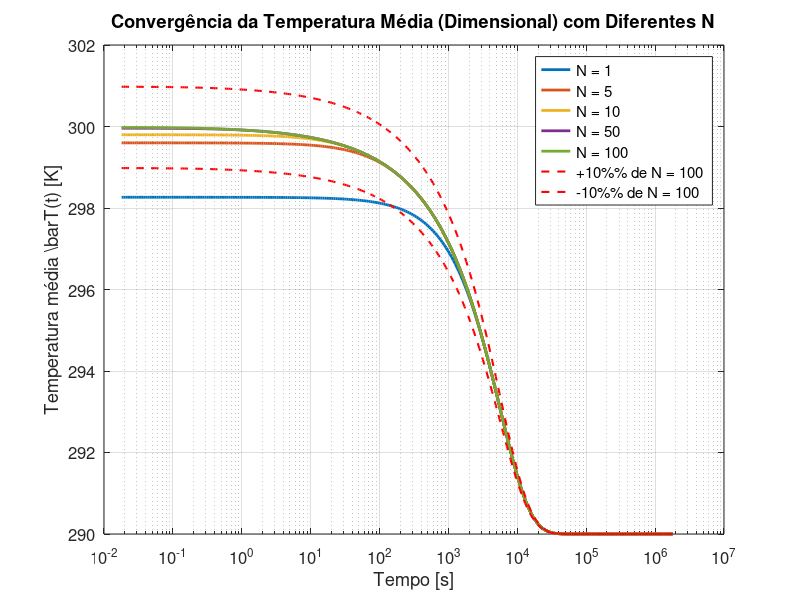

Reproduce this figure in MATLAB.
clc; clear; close all;

% ------------------ PROPRIEDADES DO MATERIAL (TIJOLO COMUM) ------------------
k = 0.72;               % condutividade térmica [W/m·K]
rho = 1920;             % densidade [kg/m³]
cp = 835;               % calor específico [J/kg·K]
L = 0.09;               % espessura da parede [m]
alpha = k / (rho * cp); % difusividade térmica [m²/s]

% ------------------ CONDIÇÕES DE CONTORNO - CONVECÇÃO NATURAL ------------------
h = 3.0357;             % coeficiente de convecção [W/m²·K]
Bi = h * L / k;         % número de Biot (adimensional)

% ------------------ CONDIÇÕES INICIAIS E DE REFERÊNCIA ------------------
Tp = 300;               % Temperatura inicial do tijolo [K]
Tinf = 290;             % Temperatura do ar ambiente [K]

% ------------------ DOMÍNIO TEMPORAL ------------------
Fo_vals = logspace(-6, 2, 300);        % Número de Fourier (adimensional)
t_vals = Fo_vals * (L^2 / alpha);      % Tempo dimensional [s]

% ------------------ AUTOVALORES E COEFICIENTES (SERIE DE FOURIER) ------------------
N_values = [1, 5, 10, 50, 100];        % Número de termos
maxN = max(N_values);

% Equação transcendental: mu * cot(mu) + Bi = 0
f = @(mu) mu .* cot(mu) + Bi;

mu = zeros(1, maxN);
Ai = zeros(1, maxN);

for i = 1:maxN
    a = (i-1)*pi + 0.001;
    b = i*pi - 0.001;
    mu(i) = fzero(f, [a, b]);
end

for i = 1:maxN
    num = 2 * (mu(i)^2 + Bi^2) * (1 - cos(mu(i)));
    den = (mu(i)^2 + Bi^2 + Bi) * mu(i);
    Ai(i) = num / den;
end

% ------------------ CÁLCULO DA TEMPERATURA MÉDIA ------------------
TempMedia_adim_all = zeros(length(Fo_vals), length(N_values));
TempMedia_dim_all = zeros(length(Fo_vals), length(N_values));

for p = 1:length(N_values)
    N = N_values(p);
    theta_med = zeros(size(Fo_vals));

    for k = 1:N
        theta_med = theta_med + ...
            2 * (mu(k)^2 + Bi^2) * (1 - cos(mu(k)))^2 .* exp(-mu(k)^2 * Fo_vals) ...
            / ((mu(k)^2 + Bi^2 + Bi) * mu(k)^2);
    end

    TempMedia_adim_all(:, p) = theta_med;
    TempMedia_dim_all(:, p) = Tinf + theta_med * (Tp - Tinf);
end

% ------------------ PLOTAGEM TEMPERATURA MÉDIA DIMENSIONAL ------------------
figure;
h = semilogx(t_vals, TempMedia_dim_all, 'LineWidth', 2); hold on;

% Curvas de +10% e -10% da curva com N = 100
T_ref = TempMedia_dim_all(:, end);          % curva com N = 100
T_plus10 = Tinf + 1.10 * (T_ref - Tinf);
T_minus10 = Tinf + 0.90 * (T_ref - Tinf);

h_plus = semilogx(t_vals, T_plus10, 'r--', 'LineWidth', 1.5);
h_minus = semilogx(t_vals, T_minus10, 'r--', 'LineWidth', 1.5);

% Legendas
leg_labels = arrayfun(@(n) sprintf('N = %d', n), N_values, 'UniformOutput', false);
leg_labels{end+1} = '+10%% de N = 100';
leg_labels{end+1} = '-10%% de N = 100';
legend([h; h_plus; h_minus], leg_labels, 'Location', 'Best', 'FontSize', 10);

xlabel('Tempo [s]', 'FontSize', 12);
ylabel('Temperatura média \bar{T}(t) [K]', 'FontSize', 12);
title('Convergência da Temperatura Média (Dimensional) com Diferentes N', 'FontSize', 14);
grid on;
set(gca, 'FontSize', 12);